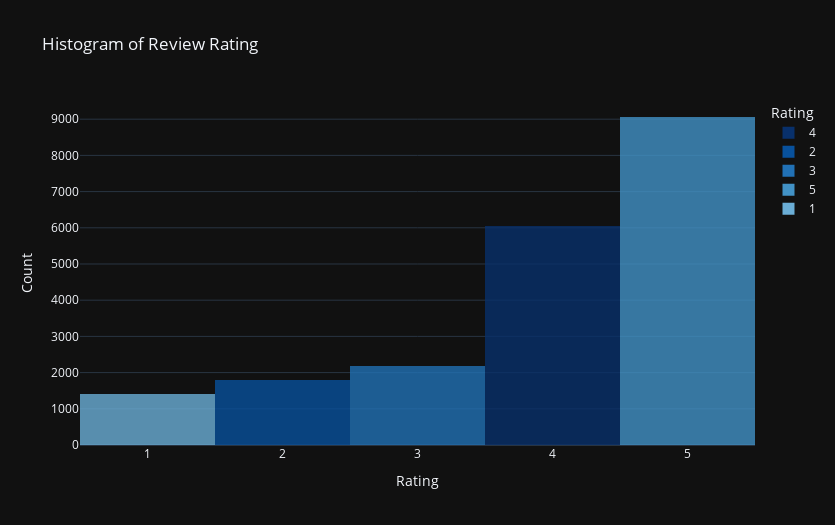

This figure's notebook cell:
### Markdown cell above
## Simple Visualization

### Code cell
fig = px.histogram(data,
             x = 'Rating',
             title = 'Histogram of Review Rating',
             template = 'plotly_dark',
             color = 'Rating',
             color_discrete_sequence= px.colors.sequential.Blues_r,
             opacity = 0.8,
             height = 525,
             width = 835,
            )

fig.update_yaxes(title='Count')
fig.show()

### Figure 1 — Plotly figure (JSON) as saved in the notebook; plotly's stock layout.template omitted (floating-point values rounded to 4 significant figures; data arrays with more than 128 entries replaced by an {"elided": "..."} marker saying what was removed)
{"data": [{"alignmentgroup": "True", "bingroup": "x", "hovertemplate": "Rating=%{x}<br>count=%{y}<extra></extra>", "legendgroup": "4", "marker": {"color": "rgb(8,48,107)", "opacity": 0.8}, "name": "4", "offsetgroup": "4", "orientation": "v", "showlegend": true, "type": "histogram", "x": {"elided": "6039 int values"}, "xaxis": "x", "yaxis": "y"}, {"alignmentgroup": "True", "bingroup": "x", "hovertemplate": "Rating=%{x}<br>count=%{y}<extra></extra>", "legendgroup": "2", "marker": {"color": "rgb(8,81,156)", "opacity": 0.8}, "name": "2", "offsetgroup": "2", "orientation": "v", "showlegend": true, "type": "histogram", "x": {"elided": "1793 int values"}, "xaxis": "x", "yaxis": "y"}, {"alignmentgroup": "True", "bingroup": "x", "hovertemplate": "Rating=%{x}<br>count=%{y}<extra></extra>", "legendgroup": "3", "marker": {"color": "rgb(33,113,181)", "opacity": 0.8}, "name": "3", "offsetgroup": "3", "orientation": "v", "showlegend": true, "type": "histogram", "x": {"elided": "2184 int values"}, "xaxis": "x", "yaxis": "y"}, {"alignmentgroup": "True", "bingroup": "x", "hovertemplate": "Rating=%{x}<br>count=%{y}<extra></extra>", "legendgroup": "5", "marker": {"color": "rgb(66,146,198)", "opacity": 0.8}, "name": "5", "offsetgroup": "5", "orientation": "v", "showlegend": true, "type": "histogram", "x": {"elided": "9054 int values"}, "xaxis": "x", "yaxis": "y"}, {"alignmentgroup": "True", "bingroup": "x", "hovertemplate": "Rating=%{x}<br>count=%{y}<extra></extra>", "legendgroup": "1", "marker": {"color": "rgb(107,174,214)", "opacity": 0.8}, "name": "1", "offsetgroup": "1", "orientation": "v", "showlegend": true, "type": "histogram", "x": {"elided": "1421 int values"}, "xaxis": "x", "yaxis": "y"}], "layout": {"barmode": "relative", "height": 525, "legend": {"title": {"text": "Rating"}, "tracegroupgap": 0}, "title": {"text": "Histogram of Review Rating"}, "width": 835, "xaxis": {"anchor": "y", "categoryarray": [4, 2, 3, 5, 1], "categoryorder": "array", "domain": [0, 1], "title": {"text": "Rating"}}, "yaxis": {"anchor": "x", "domain": [0, 1], "title": {"text": "Count"}}}}
